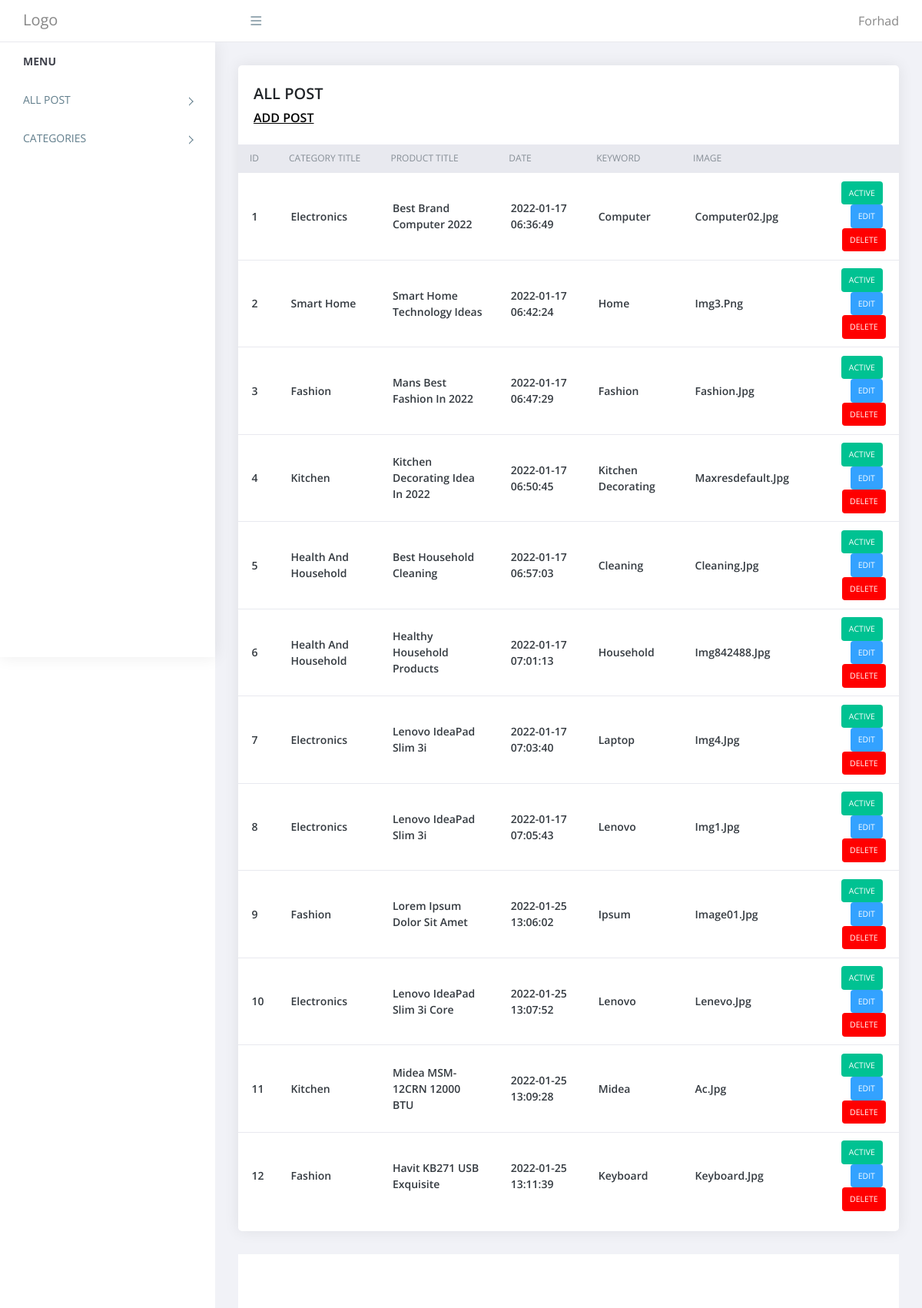
/admin/index.php (signed in), run on the app's committed database.
### tables this page shows
CREATE TABLE `products` (
  `product_id` int(11) NOT NULL,
  `catg_id` int(50) NOT NULL,
  `date` timestamp NULL DEFAULT current_timestamp(),
  `product_title` text NOT NULL,
  `product_desc` text NOT NULL,
  `product_img` text NOT NULL,
  `product_excerpt` text NOT NULL,
  `product_keyword` text NOT NULL,
  `status` text NOT NULL
);

CREATE TABLE `categories` (
  `catg_id` int(11) NOT NULL,
  `catg_title` text NOT NULL,
  `status` text NOT NULL
);

### admin/index.php (the view, shortened to what this page needs)
<?php
require('top.inc.php');
$sql="select * from products inner join categories on products.catg_id=categories.catg_id order by product_id asc";
$res=mysqli_query($con,$sql);
?>
<div class="content pb-0">
	<div class="orders">
	   <div class="row">
		  <div class="col-xl-12">
			 <div class="card">
				<div class="card-body">
				   <h4 class="box-title">ALL POST </h4>
				   <h4 class="box-link"><a href="manage_post.php">ADD POST</a> </h4>
				</div>
				<div class="card-body--">
				   <div class="table-stats order-table ov-h">
					  <table class="table ">
						 <thead>
							<tr>
							   <th>ID</th>
							   <th>CATEGORY TITLE</th>
                               <th>PRODUCT TITLE</th>
                               <th>DATE</th>
                               <th>KEYWORD</th>
                               <th>IMAGE</th>
							   <th></th>
							</tr>
						 </thead>
						 <tbody>
							<?php
							while($row=mysqli_fetch_assoc($res)){?>
							<tr>
                                <td><?php echo $row['product_id']?></td>
								<td><?php echo $row['catg_title']?></td>
							    <td><?php echo $row['product_title']?></td>
                                <td><?php echo $row['date']?></td>
                                <td><?php echo $row['product_keyword']?></td>
                                <td><?php echo $row['product_img']?></td>
							    <td>
								<?php
								if($row['status']==1){
									echo "<span class='badge badge-complete'><a href='?type=status&operation=deactive&product_id=".$row['product_id']."'>Active</a></span>&nbsp;";
								}else{
									echo "<span class='badge badge-pending'><a href='?type=status&operation=active&product_id=".$row['product_id']."'>Deactive</a></span>&nbsp;";
								}
								echo "<span class='badge badge-edit'><a href='manage_post.php?product_id=".$row['product_id']."'>Edit</a></span>&nbsp;";
								echo "<span class='badge badge-delete'><a href='?type=delete&product_id=".$row['product_id']."'>Delete</a></span>";
								?>
							   </td>
							</tr>
							<?php } ?>
						 </tbody>
					  </table>
				   </div>
				</div>
			 </div>
		  </div>
	   </div>
	</div>
</div>
<?php
require('footer.inc.php');
?>

### admin/assets/css/style.css (style rules this page uses)
body { display: table; font-family: open sans, sans-serif; font-size: 16px; width: 100% }
a, button { text-decoration: none; outline: none!important; color: #878787; -webkit-transition: all .25s ease; transition: all .25s ease }
h1, h2, h3, h4, h5, h6 { margin: 0 }
.pb-0 { padding-bottom: 0 }
.ov-h { overflow: hidden }
.order-table { position: relative }
.order-table:after, .order-table:before { content: ""; position: absolute; top: 0; height: 37px; width: 10px; background: #e8e9ef }
.order-table:after { right: -1px }
.order-table:before { left: -1px }
.order-table tr th { background: #e8e9ef }
.order-table tr td:last-child, .order-table tr th:last-child { text-align: right }
.order-table tr:last-child td { border: none }
.order-table .badge { color: #fff; padding: 10px; text-transform: uppercase; font-weight: 400 }
.order-table .badge-complete { background: #00c292 }
.order-table .badge-delete { background: #FF0000 }
.order-table .badge-edit { background: #33A2FF }
.content { float: left; padding: 1.875em; width: 100% }
.card { margin-bottom: 1.875em; border-radius: 5px; padding: 0; border: 0 solid transparent; -webkit-box-shadow: 0 0 20px rgba(0, 0, 0, .08); box-shadow: 0 0 20px rgba(0, 0, 0, .08) }
.card .box-title { font-weight: 600; font-size: 20px; padding: 5px 0 }
.card .card-body { float: left; padding: 1.25em; position: relative; width: 100% }
.card h4 { font-size: 1.1rem }
.table-stats table { font-family: open sans }
.table-stats table th, .table-stats table td { border: none; border-bottom: 1px solid #e8e9ef; color: #868e96; font-size: 12px; font-weight: 400; padding: .75em 1.25em; text-transform: uppercase }
.table-stats table td { color: #343a40; font-size: 14px; font-weight: 600; text-transform: capitalize; vertical-align: middle }
@media (max-width:1368px) { .card-body { padding: 15px } }
.card .box-link { font-weight: 600; font-size: 16px; padding: 5px 0 }
.card .box-link a { color:#000; text-decoration:underline; }
.badge a { color:#fff; }

### data on the page
products: product_id "1", catg.catg_title "Electronics", product_title "Best Brand Computer 2022", date "2022-01-17 06:36:49", product_keyword "Computer", product_img "Computer02.jpg"
products: product_id "2", catg.catg_title "Smart Home", product_title "Smart Home Technology Ideas", date "2022-01-17 06:42:24", product_keyword "Home", product_img "Img3.png"
products: product_id "3", catg.catg_title "Fashion", product_title "Mans Best Fashion In 2022", date "2022-01-17 06:47:29", product_keyword "Fashion", product_img "Fashion.jpg"
products: product_id "4", catg.catg_title "Kitchen", product_title "Kitchen Decorating Idea In 2022", date "2022-01-17 06:50:45", product_keyword "Kitchen Decorating", product_img "Maxresdefault.jpg"
products: product_id "5", catg.catg_title "Health And Household", product_title "Best Household Cleaning", date "2022-01-17 06:57:03", product_keyword "Cleaning", product_img "Cleaning.jpg"
products: product_id "6", catg.catg_title "Health And Household", product_title "Healthy Household Products", date "2022-01-17 07:01:13", product_keyword "Household", product_img "Img842488.jpg"
products: product_id "7", catg.catg_title "Electronics", product_title "Lenovo IdeaPad Slim 3i", date "2022-01-17 07:03:40", product_keyword "Laptop", product_img "Img4.jpg"
products: product_id "8", catg.catg_title "Electronics", product_title "Lenovo IdeaPad Slim 3i", date "2022-01-17 07:05:43", product_keyword "Lenovo", product_img "Img1.jpg"
products: product_id "9", catg.catg_title "Fashion", product_title "Lorem Ipsum Dolor Sit Amet", date "2022-01-25 13:06:02", product_keyword "Ipsum", product_img "Image01.jpg"
products: product_id "10", catg.catg_title "Electronics", product_title "Lenovo IdeaPad Slim 3i Core", date "2022-01-25 13:07:52", product_keyword "Lenovo", product_img "Lenevo.jpg"
products: product_id "11", catg.catg_title "Kitchen", product_title "Midea MSM-12CRN 12000 BTU", date "2022-01-25 13:09:28", product_keyword "Midea", product_img "Ac.jpg"
products: product_id "12", catg.catg_title "Fashion", product_title "Havit KB271 USB Exquisite", date "2022-01-25 13:11:39", product_keyword "Keyboard", product_img "Keyboard.jpg"

### other printed values
$_SESSION['ADMIN_USERNAME'] "Forhad"
